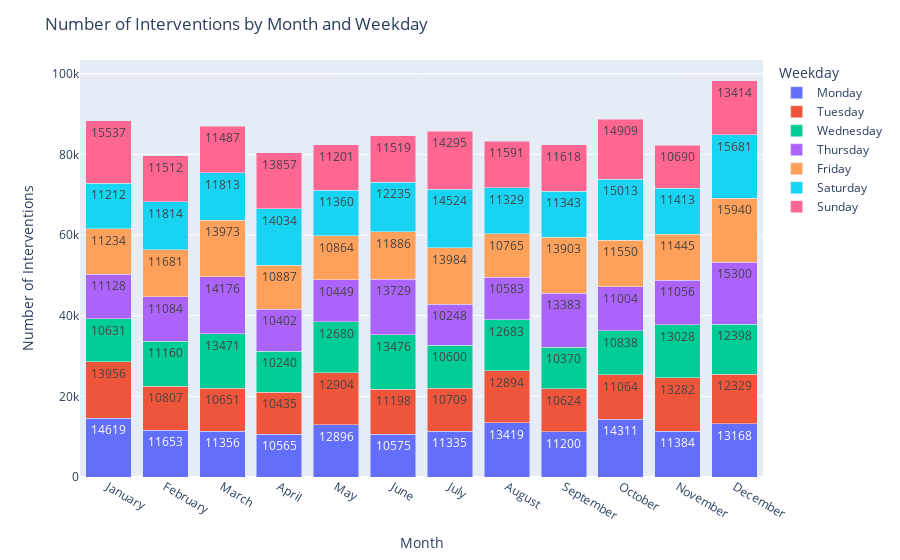

Notebook code for this chart:
### Code cell
import pandas as pd
import plotly.express as px

# Convert 't0' column to datetime if it's not already in datetime format
interventions_dataset['t0'] = pd.to_datetime(interventions_dataset['t0'])

# Define the order of months and days
month_order = ['January', 'February', 'March', 'April', 'May', 'June', 'July', 'August', 'September', 'October', 'November', 'December']
day_order = ['Monday', 'Tuesday', 'Wednesday', 'Thursday', 'Friday', 'Saturday', 'Sunday']

# Group by month and weekday, and count occurrences
grouped = interventions_dataset.groupby([interventions_dataset['t0'].dt.month_name(), interventions_dataset['t0'].dt.day_name()]).size().unstack().fillna(0)

# Flatten the DataFrame to have a single index
grouped_flat = grouped.reset_index()

# Melt the DataFrame to long format
melted = pd.melt(grouped_flat, id_vars='t0', value_vars=grouped_flat.columns[1:], var_name='Weekday', value_name='Count')

# Create the bar plot
fig = px.bar(melted, x='t0', y='Count', color='Weekday', barmode='stack', text='Count',
             category_orders={'t0': month_order, 'Weekday': day_order})

# Update layout
fig.update_layout(
    title='Number of Interventions by Month and Weekday',
    xaxis_title='Month',
    yaxis_title='Number of Interventions'
)

# Show the figure
fig.show()

### Figure 1 — Plotly figure (JSON) as saved in the notebook; plotly's stock layout.template omitted (floating-point values rounded to 4 significant figures)
{"data": [{"alignmentgroup": "True", "hovertemplate": "Weekday=Monday<br>t0=%{x}<br>Count=%{text}<extra></extra>", "legendgroup": "Monday", "marker": {"color": "#636efa", "pattern": {"shape": ""}}, "name": "Monday", "offsetgroup": "Monday", "orientation": "v", "showlegend": true, "text": [10565, 13419, 13168, 11653, 14619, 11335, 10575, 11356, 12896, 11384, 14311, 11200], "textposition": "auto", "type": "bar", "x": ["April", "August", "December", "February", "January", "July", "June", "March", "May", "November", "October", "September"], "xaxis": "x", "y": [10565, 13419, 13168, 11653, 14619, 11335, 10575, 11356, 12896, 11384, 14311, 11200], "yaxis": "y"}, {"alignmentgroup": "True", "hovertemplate": "Weekday=Tuesday<br>t0=%{x}<br>Count=%{text}<extra></extra>", "legendgroup": "Tuesday", "marker": {"color": "#EF553B", "pattern": {"shape": ""}}, "name": "Tuesday", "offsetgroup": "Tuesday", "orientation": "v", "showlegend": true, "text": [10435, 12894, 12329, 10807, 13956, 10709, 11198, 10651, 12904, 13282, 11064, 10624], "textposition": "auto", "type": "bar", "x": ["April", "August", "December", "February", "January", "July", "June", "March", "May", "November", "October", "September"], "xaxis": "x", "y": [10435, 12894, 12329, 10807, 13956, 10709, 11198, 10651, 12904, 13282, 11064, 10624], "yaxis": "y"}, {"alignmentgroup": "True", "hovertemplate": "Weekday=Wednesday<br>t0=%{x}<br>Count=%{text}<extra></extra>", "legendgroup": "Wednesday", "marker": {"color": "#00cc96", "pattern": {"shape": ""}}, "name": "Wednesday", "offsetgroup": "Wednesday", "orientation": "v", "showlegend": true, "text": [10240, 12683, 12398, 11160, 10631, 10600, 13476, 13471, 12680, 13028, 10838, 10370], "textposition": "auto", "type": "bar", "x": ["April", "August", "December", "February", "January", "July", "June", "March", "May", "November", "October", "September"], "xaxis": "x", "y": [10240, 12683, 12398, 11160, 10631, 10600, 13476, 13471, 12680, 13028, 10838, 10370], "yaxis": "y"}, {"alignmentgroup": "True", "hovertemplate": "Weekday=Thursday<br>t0=%{x}<br>Count=%{text}<extra></extra>", "legendgroup": "Thursday", "marker": {"color": "#ab63fa", "pattern": {"shape": ""}}, "name": "Thursday", "offsetgroup": "Thursday", "orientation": "v", "showlegend": true, "text": [10402, 10583, 15300, 11084, 11128, 10248, 13729, 14176, 10449, 11056, 11004, 13383], "textposition": "auto", "type": "bar", "x": ["April", "August", "December", "February", "January", "July", "June", "March", "May", "November", "October", "September"], "xaxis": "x", "y": [10402, 10583, 15300, 11084, 11128, 10248, 13729, 14176, 10449, 11056, 11004, 13383], "yaxis": "y"}, {"alignmentgroup": "True", "hovertemplate": "Weekday=Friday<br>t0=%{x}<br>Count=%{text}<extra></extra>", "legendgroup": "Friday", "marker": {"color": "#FFA15A", "pattern": {"shape": ""}}, "name": "Friday", "offsetgroup": "Friday", "orientation": "v", "showlegend": true, "text": [10887, 10765, 15940, 11681, 11234, 13984, 11886, 13973, 10864, 11445, 11550, 13903], "textposition": "auto", "type": "bar", "x": ["April", "August", "December", "February", "January", "July", "June", "March", "May", "November", "October", "September"], "xaxis": "x", "y": [10887, 10765, 15940, 11681, 11234, 13984, 11886, 13973, 10864, 11445, 11550, 13903], "yaxis": "y"}, {"alignmentgroup": "True", "hovertemplate": "Weekday=Saturday<br>t0=%{x}<br>Count=%{text}<extra></extra>", "legendgroup": "Saturday", "marker": {"color": "#19d3f3", "pattern": {"shape": ""}}, "name": "Saturday", "offsetgroup": "Saturday", "orientation": "v", "showlegend": true, "text": [14034, 11329, 15681, 11814, 11212, 14524, 12235, 11813, 11360, 11413, 15013, 11343], "textposition": "auto", "type": "bar", "x": ["April", "August", "December", "February", "January", "July", "June", "March", "May", "November", "October", "September"], "xaxis": "x", "y": [14034, 11329, 15681, 11814, 11212, 14524, 12235, 11813, 11360, 11413, 15013, 11343], "yaxis": "y"}, {"alignmentgroup": "True", "hovertemplate": "Weekday=Sunday<br>t0=%{x}<br>Count=%{text}<extra></extra>", "legendgroup": "Sunday", "marker": {"color": "#FF6692", "pattern": {"shape": ""}}, "name": "Sunday", "offsetgroup": "Sunday", "orientation": "v", "showlegend": true, "text": [13857, 11591, 13414, 11512, 15537, 14295, 11519, 11487, 11201, 10690, 14909, 11618], "textposition": "auto", "type": "bar", "x": ["April", "August", "December", "February", "January", "July", "June", "March", "May", "November", "October", "September"], "xaxis": "x", "y": [13857, 11591, 13414, 11512, 15537, 14295, 11519, 11487, 11201, 10690, 14909, 11618], "yaxis": "y"}], "layout": {"barmode": "stack", "legend": {"title": {"text": "Weekday"}, "tracegroupgap": 0}, "margin": {"t": 60}, "title": {"text": "Number of Interventions by Month and Weekday"}, "xaxis": {"anchor": "y", "categoryarray": ["January", "February", "March", "April", "May", "June", "July", "August", "September", "October", "November", "December"], "categoryorder": "array", "domain": [0, 1], "title": {"text": "Month"}}, "yaxis": {"anchor": "x", "domain": [0, 1], "title": {"text": "Number of Interventions"}}}}
